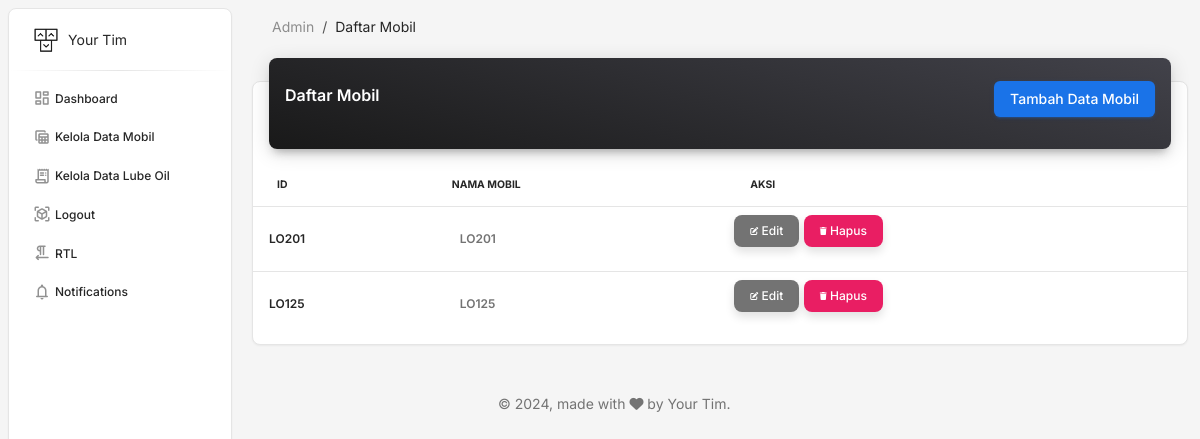
Screenshot of /lo_project/car_table.php with the database file from the repository.
### tables this page shows
CREATE TABLE `data_mobil2` (
  `id` int(255) NOT NULL,
  `id_mobil` varchar(255) NOT NULL,
  `nama_mobil` varchar(255) NOT NULL
);

### lo_project/car_table.php (the view, shortened to what this page needs)
<?php
include "koneksi.php";
?>
<!DOCTYPE html>
<html lang="en">
<head>
  <link href="../assets/css/nucleo-icons.css" rel="stylesheet" />
  <link href="../assets/css/nucleo-svg.css" rel="stylesheet" />
  <link id="pagestyle" href="../assets/css/material-dashboard.css?v=3.2.0" rel="stylesheet" />
</head>
<body class="g-sidenav-show  bg-gray-100">
    <aside class="sidenav navbar navbar-vertical navbar-expand-xs border-radius-lg fixed-start ms-2  bg-white my-2" id="sidenav-main">
        <div class="sidenav-header">
        <a class="navbar-brand px-4 py-3 m-0" href=" " target="_blank">
            <img src="../assets/img/logo-ct-dark.png" class="navbar-brand-img" width="26" height="26" alt="main_logo">
            <span class="ms-1 text-sm text-dark">Your Tim</span>
        </a>
        </div>
        <hr class="horizontal dark mt-0 mb-2">
        <div class="collapse navbar-collapse  w-auto " id="sidenav-collapse-main">
        <ul class="navbar-nav">
            <li class="nav-item">
            <a class="nav-link text-dark" href="home.php">
                <i class="material-symbols-rounded opacity-5">dashboard</i>
                <span class="nav-link-text ms-1">Dashboard</span>
            </a>
            </li>
            <li class="nav-item">
            <a class="nav-link text-dark" href="car_table.php">
                <i class="material-symbols-rounded opacity-5">table_view</i>
                <span class="nav-link-text ms-1">Kelola Data Mobil</span>
            </a>
            </li>
            <li class="nav-item">
            <a class="nav-link text-dark" href="lube_oil_table.php">
                <i class="material-symbols-rounded opacity-5">receipt_long</i>
                <span class="nav-link-text ms-1">Kelola Data Lube Oil</span>
            </a>
            </li>
            <li class="nav-item">
            <a class="nav-link text-dark" href="">
                <i class="material-symbols-rounded opacity-5">view_in_ar</i>
                <span class="nav-link-text ms-1">Logout</span>
            </a>
            </li>
            <li class="nav-item">
            <a class="nav-link text-dark" href="">
                <i class="material-symbols-rounded opacity-5">format_textdirection_r_to_l</i>
                <span class="nav-link-text ms-1">RTL</span>
            </a>
            </li>
            <li class="nav-item">
            <a class="nav-link text-dark" href="">
                <i class="material-symbols-rounded opacity-5">notifications</i>
                <span class="nav-link-text ms-1">Notifications</span>
            </a>
            </li>
        </ul>
        </div>
  </aside>
  <main class="main-content position-relative max-height-vh-100 h-100 border-radius-lg ">
    <nav class="navbar navbar-main navbar-expand-lg px-0 mx-3 shadow-none border-radius-xl" id="navbarBlur" data-scroll="true">
      <div class="container-fluid py-1 px-3">
        <nav aria-label="breadcrumb">
          <ol class="breadcrumb bg-transparent mb-0 pb-0 pt-1 px-0 me-sm-6 me-5">
            <li class="breadcrumb-item text-sm"><a class="opacity-5 text-dark" href="home.php">Admin</a></li>
            <li class="breadcrumb-item text-sm text-dark active" aria-current="page">Daftar Mobil</li>
          </ol>
        </nav>
      </div>
    </nav>
    <div class="container-fluid py-2">
      <div class="row">
        <div class="col-12">
          <div class="card my-4">
            <div class="card-header p-0 position-relative mt-n4 mx-3 z-index-2">
              <div class="bg-gradient-dark shadow-dark border-radius-lg pt-4 pb-3">
                <div>
                    <h6 class="text-white text-capitalize ps-3">Daftar Mobil</h6>
                </div>
                <div class="d-grid d-md-flex justify-content-end pe-3" style="margin-top:-35px">
                    <a href="input_data.php" class="btn btn-info" >Tambah Data Mobil</a>
                </div>
              </div>
            </div>
            <div class="card-body px-0 pb-2">
              <div class="table-responsive p-0">
                <table class="table align-items-center justify-content-center mb-0">
                  <thead>
                    <tr>
                      <th class="text-uppercase text-secondary text-xxs font-weight-bolder text-dark">Id</th>
                      <th class="text-uppercase text-secondary text-xxs font-weight-bolder text-dark ps-2">Nama Mobil</th>
                      <th class="text-uppercase text-secondary text-xxs font-weight-bolder text-dark">Aksi</th>
                    </tr>
                  </thead>
                  <tbody>
                    <?php
                    $ambildata = mysqli_query($koneksi, "SELECT * FROM data_mobil2 order by id asc");
                    while($row=mysqli_fetch_array($ambildata)){
                    ?>
                    <tr>
                      <td>
                        <div class="d-flex px-2 py-1">
                          <div class="d-flex flex-column justify-content-center">
                            <h6 class="mb-0 text-xs"><?php echo $row['id_mobil'] ?></h6>
                          </div>
                        </div>
                      </td>
                      <td>
                        <p class="text-xs font-weight-bold mb-0 px-2"><?php echo $row['nama_mobil'] ?></p>
                      </td>
                      <td>
                      <a href="edit_car.php?id=<?php echo htmlspecialchars($row['id']); ?>" class="d-none d-sm-inline-block btn btn-sm btn-secondary shadow-sm"><i class="fas fa-edit fa-sm text-white"></i> Edit
                      </a>
                      <a href="hapus_car.php?id=<?php echo htmlspecialchars($row['id']); ?>" class="d-none d-sm-inline-block btn btn-sm btn-primary shadow-sm"><i class="fas fa-trash fa-sm text-white"></i> Hapus
                      </a>
                      </td>
                    </tr>
                    <?php
                    }
                    ?>
                  </tbody>
                </table>
              </div>
            </div>
          </div>
        </div>
      </div>
      <footer class="footer py-4  ">
        <div class="container-fluid">
          <div class="row align-items-center justify-content-center">
            <div class="col-lg-6 mb-lg-0 mb-4">
              <div class="copyright text-center text-sm text-muted text-lg-start">
                © ,
                made with <i class="fa fa-heart"></i> by Your Tim.
              </div>
            </div>
          </div>
        </div>
      </footer>
    </div>
  </main>
</body>
</html>

### rows the page displays
data_mobil2: id_mobil "LO201", nama_mobil "LO201"
data_mobil2: id_mobil "LO125", nama_mobil "LO125"
